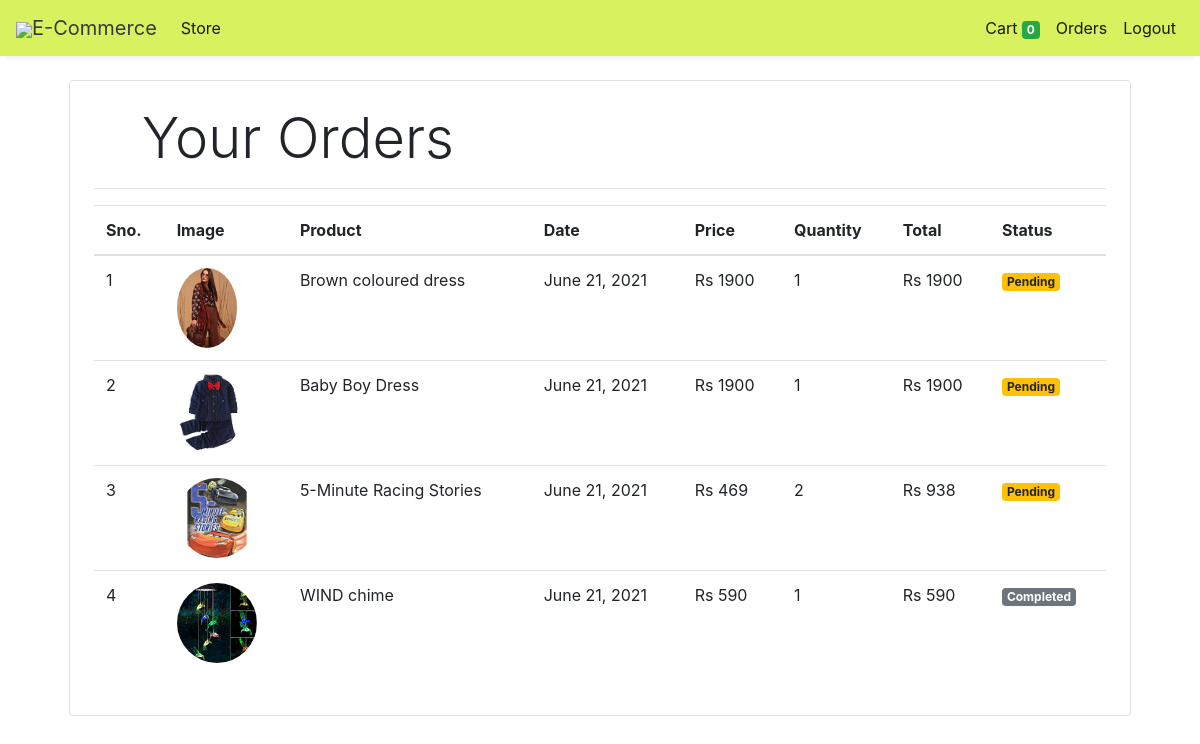
Screenshot of /orders (signed in) with the database file from the repository.
### store/models/orders.py (models this page shows, shortened)
class Order(models.Model):
    product = models.ForeignKey(Products,
                                on_delete=models.CASCADE)
    customer = models.ForeignKey(Customer,
                                 on_delete=models.CASCADE)
    quantity = models.IntegerField(default=1)
    price = models.IntegerField()
    address = models.CharField (max_length=50, default='', blank=True)
    phone = models.CharField (max_length=50, default='', blank=True)
    date = models.DateField (default=datetime.datetime.today)
    status = models.BooleanField (default=False)
    @staticmethod
    def get_orders_by_customer(customer_id):
        return Order.objects.filter(customer=customer_id).order_by('-date')

### store/models/product.py (models this page shows, shortened)
class Products(models.Model):
    name = models.CharField(max_length=60)
    price= models.IntegerField(default=0)
    category= models.ForeignKey(Category,on_delete=models.CASCADE,default=1 )
    description= models.CharField(max_length=250, default='', blank=True, null= True)
    image= models.ImageField(upload_to='uploads/products/')

### store/middlewares/auth.py (the view)
    def middleware(request):
        print(request.session.get('customer'))
        returnUrl = request.META['PATH_INFO']
        print(request.META['PATH_INFO'])
        if not request.session.get('customer'):
           return redirect(f'login?return_url={returnUrl}')
        response = get_response(request)
        return response

### store/templatetags/custom_filter.py (called while the page is built)
@register.filter(name='currency')
def currency(number):
    return "Rs "+str(number)

@register.filter(name='multiply')
def multiply(number , number1):
    return number * number1

### store/views/orders.py (called while the page is built)
    def get(self , request ):
        customer = request.session.get('customer')
        orders = Order.get_orders_by_customer(customer)
        print(orders)
        return render(request , 'orders.html'  , {'orders' : orders})

### store/templates/orders.html
{% extends 'base.html' %}
{% block content %}
{% load cart %}
{% load custom_filter %}
<div class="container">
   <div class="border rounded p-4 m-4">
        <p class="display-4 pl-4 ml-4">Your Orders</p>
        <hr>
        <table class="table">
            <thead>
                <tr>
                    <th>Sno.</th>
                    <th>Image</th>
                    <th>Product</th>
                    <th>Date</th>
                    <th>Price</th>
                    <th>Quantity</th>
                    <th>Total</th>
                    <th>Status</th>
                </tr>
            </thead>
            <tbody>
                {% for order in orders %}
                <tr>
                    <td>{{forloop.counter}}</td>
                    <td><img style="height: 80px;" class="rounded-circle" src="{{order.product.image.url}}" alt=""></td>
                    <td>{{order.product.name}}</td>
                    <td>{{order.date}}</td>
                    <td>{{order.price|currency}}</td>
                    <td>{{order.quantity}}</td>
                    <td>{{order.quantity|multiply:order.price|currency}}</td>
                    {% if order.status %}
                    <td><small class="badge badge-secondary">Completed</small></td>
                    {%else%}
                    <td><small class="badge badge-warning">Pending</small></td>
                    {% endif %}
                </tr>
                {% endfor %}
            </tbody>
        </table>
   </div>
</div>
{% endblock %}

### store/templates/base.html (shortened to what this page needs)
<!doctype html>
<html lang="en">
<head>
  <link rel="stylesheet" href="https://maxcdn.bootstrapcdn.com/bootstrap/4.0.0/css/bootstrap.min.css"
>
</head>
<body>
<nav class="one-edge-shadow
  navbar navbar-light
  sticky-top navbar
  navbar-expand-lg
  text-white">
    <a class="navbar-brand ms-3 text-dark " href="/">
    <link rel="stylesheet" href="https://use.fontawesome.com/releases/v5.7.0/css/all.css">
    <img src="https://www.freepnglogos.com/uploads/shopping-cart-png/shopping-cart-svg-png-icon-download-28.png" style="width:50px;height:50px,">E-Commerce</a>
    <div class="collapse navbar-collapse" id="navbarSupportedContent">
      <ul class="navbar-nav mr-auto">
        <li class="nav-item active">
          <a class="nav-link" href="/store">Store <span class="sr-only">(current)</span></a>
        </li>
          </ul>
      <ul class=" navbar-nav my-2 my-lg-0">
        <li class="nav-item active">
          <a class="nav-link" href="/cart">Cart
            <span class="badge badge-success">{{request.session.cart.keys|length}}</span>
            <span class="sr-only">(current)</span></a>
        </li>
        {% if request.session.customer %}
        <li class="nav-item active ">
          <a class="nav-link" href="/orders">Orders<span class="sr-only">(current)</span></a>
        </li>
        <li class="nav-item active ">
          <a class="nav-link" href="/logout">Logout<span class="sr-only">(current)</span></a>
        </li>
        {% endif %}
      </ul>
    </div>
  </nav>
  {% block content %}{% endblock %}
</body>
</html>

### store/templates/base.html (style rules this page uses)
nav { background-color: rgb(215, 242, 94); }
.one-edge-shadow { box-shadow: 0 8px 2px -5px rgb(246, 245, 245); }

### rows the page displays
Order: product.image (picture), product.name "Brown coloured dress", date "June 21, 2021", price "Rs 1900", quantity "1", quantity|multiply "Rs 1900", status "Pending"
Order: product.image (picture), product.name "Baby Boy Dress", date "June 21, 2021", price "Rs 1900", quantity "1", quantity|multiply "Rs 1900", status "Pending"
Order: product.image (picture), product.name "5-Minute Racing Stories", date "June 21, 2021", price "Rs 469", quantity "2", quantity|multiply "Rs 938", status "Pending"
Order: product.image (picture), product.name "WIND chime", date "June 21, 2021", price "Rs 590", quantity "1", quantity|multiply "Rs 590", status "Completed"

### other values shown
{{ request.session.cart.keys|length }} "0"
